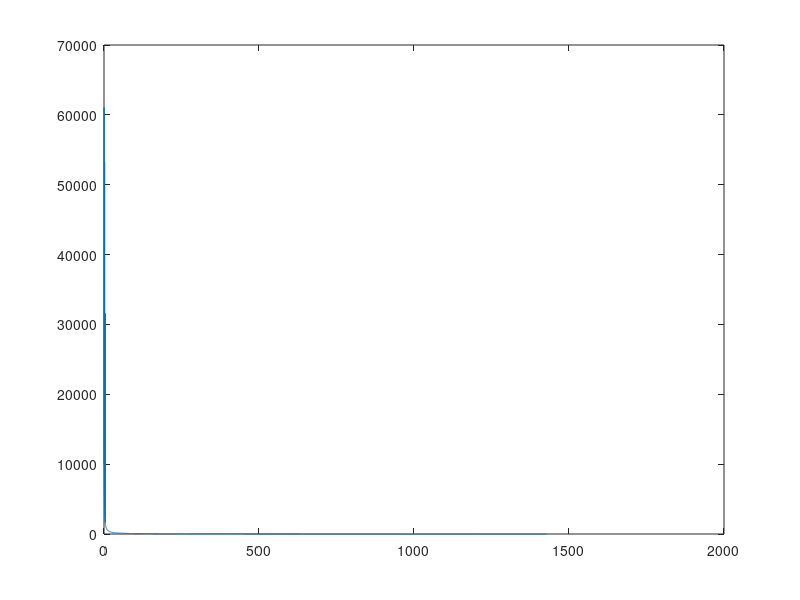

Write MATLAB code to recreate this figure.
function [freq] = findFrequency(t,X, plotPS, cutoff)

%% a function to find the dominant frequency
%  of time series X(t). (column vector).
%  Also plots the powerspectrum.
%  When findin the dominant frequency, it only considers 
%  frequencies greater than the cutoff value.

if nargin < 4; cutoff = 0; end
if nargin < 3; plotPS = true; end

% if the arguments are not specified, use this example:
if nargin < 2
    t = linspace(25,32,2*10^4)';
    X = 5*sin(2*pi*2*t)+8*sin(2*pi*(1/3)*t)+3*sin(2*pi*(4)*t);
    % with plotPS turned on
    plotPS=true;
end

% find the power spectrum
P = abs(fft(X)); P = P(2:floor(end/2));
f = (1:size(P,1))./(t(end)-t(1));

% find the peak
peak = find(P == max(P(f > cutoff))) ; 
freq = f(peak);

% plot the figure
if plotPS
    disp(['peak at ' num2str(freq)])
    figure
    plot(f,P)
end